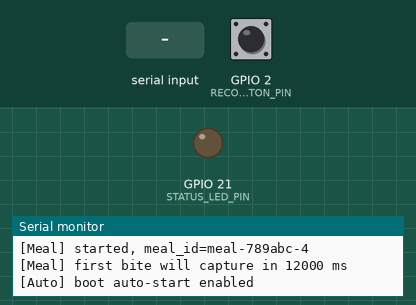
This sketch was run on a simulated Seeed XIAO ESP32-S3. Parts: output pins drawn as LEDs (lit = HIGH), the last lines printed to the serial monitor. Inputs (shaded band) come from the test bench; at power-on: GPIO 2 (RECORD_BUTTON_PIN) HIGH. WiFi joins after 1.5 s; servers stay silent unless stated; uploads are accepted with an empty reply; the camera gives no picture.

Above: at 5.5 s.
5.6 s: "p" received over Serial
At 5.9 s:
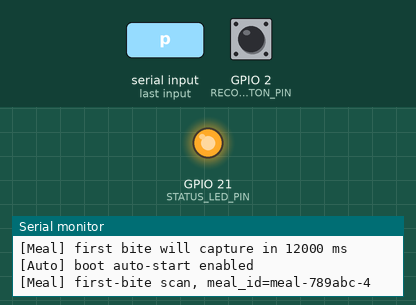
7.6 s: GPIO 2 (RECORD_BUTTON_PIN) pulled LOW for 0.15 s
9.3 s: "f" received over Serial
10.8 s: "e" received over Serial
Timing chart, 0 to 13.3 s (numbered marks = the images above; inputs shaded):
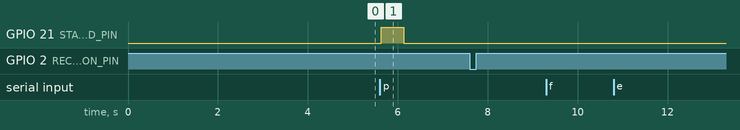

The sketch:

child_spoon_demo.ino
```cpp
/**
 * Child Spoon Demo - full flow version
 * Hardware: Seeed Studio XIAO ESP32S3 Sense + OV5640
 *
 * Serial commands:
 *   p -> first-bite scan
 *   m -> start meal session
 *   f -> upload one spoonful frame
 *   e -> end meal session and request summary
 *   h -> help
 *
 * Wireless spoon demo mode:
 *   The device stays idle after battery power-on. Press the optional record
 *   button, or send "m" over Serial while debugging, to start capture/upload.
 *   After start, it captures the first bite, uploads several spoonful frames,
 *   and then requests a summary automatically.
 *
 * Important:
 * Put this .ino in its own Arduino sketch folder.
 * Do not compile it in the same folder with other standalone .ino files.
 */

#include "esp_camera.h"
#include <WiFi.h>
#include <HTTPClient.h>

// =========================
// User configuration
// =========================
const char* WIFI_SSID = "YOUR_WIFI_SSID";
const char* WIFI_PASSWORD = "YOUR_WIFI_PASSWORD";

// Example:
// const char* SERVER_BASE_URL = "http://192.168.31.20:5000";
// or use your cpolar/ngrok https URL:
// const char* SERVER_BASE_URL = "https://your-public-host";
const char* SERVER_BASE_URL = "http://YOUR_COMPUTER_IP:5000";

// Optional: set a friendly device name
const char* DEVICE_ID = "child-spoon-01";

// Wireless/battery demo settings.
const bool WIRELESS_AUTO_DEMO_MODE = true;   // true starts recording immediately after boot.
const int RECORD_BUTTON_PIN = D1;            // Connect button between D1 and GND. Set to -1 to disable.
const unsigned long AUTO_FIRST_BITE_DELAY_MS = 12000UL;
const unsigned long AUTO_NEXT_MEAL_DELAY_MS = 15000UL;
const bool AUTO_RESTART_AFTER_SUMMARY = false;
const int AUTO_SUMMARY_AFTER_FRAMES = 0;  // 0 keeps one meal active until button/Serial end.

// For automatic spoonful sampling after meal start.
const unsigned long MEAL_FRAME_INTERVAL_MS = 8000UL;

// =========================
// Camera pins for XIAO ESP32S3 Sense + OV5640
// Based on Seeed camera examples.
// =========================
#define PWDN_GPIO_NUM  -1
#define RESET_GPIO_NUM -1
#define XCLK_GPIO_NUM  10
#define SIOD_GPIO_NUM  40
#define SIOC_GPIO_NUM  39
#define Y9_GPIO_NUM    48
#define Y8_GPIO_NUM    11
#define Y7_GPIO_NUM    12
#define Y6_GPIO_NUM    14
#define Y5_GPIO_NUM    16
#define Y4_GPIO_NUM    18
#define Y3_GPIO_NUM    17
#define Y2_GPIO_NUM    15
#define VSYNC_GPIO_NUM 38
#define HREF_GPIO_NUM  47
#define PCLK_GPIO_NUM  13

// =========================
// State
// =========================
String currentMealId = "";
bool mealActive = false;
bool firstBiteUploaded = false;
int uploadedFrameCount = 0;
unsigned long lastMealFrameAt = 0;
unsigned long nextAutoFirstBiteAt = 0;
unsigned long nextAutoMealAt = 0;
bool lastRecordButtonState = HIGH;

#ifdef LED_BUILTIN
const int STATUS_LED_PIN = LED_BUILTIN;
#else
const int STATUS_LED_PIN = -1;
#endif

void setStatusLed(bool on) {
  if (STATUS_LED_PIN >= 0) {
    digitalWrite(STATUS_LED_PIN, on ? HIGH : LOW);
  }
}

bool initCamera() {
  camera_config_t config;
  config.ledc_channel = LEDC_CHANNEL_0;
  config.ledc_timer = LEDC_TIMER_0;
  config.pin_d0 = Y2_GPIO_NUM;
  config.pin_d1 = Y3_GPIO_NUM;
  config.pin_d2 = Y4_GPIO_NUM;
  config.pin_d3 = Y5_GPIO_NUM;
  config.pin_d4 = Y6_GPIO_NUM;
  config.pin_d5 = Y7_GPIO_NUM;
  config.pin_d6 = Y8_GPIO_NUM;
  config.pin_d7 = Y9_GPIO_NUM;
  config.pin_xclk = XCLK_GPIO_NUM;
  config.pin_pclk = PCLK_GPIO_NUM;
  config.pin_vsync = VSYNC_GPIO_NUM;
  config.pin_href = HREF_GPIO_NUM;
  config.pin_sccb_sda = SIOD_GPIO_NUM;
  config.pin_sccb_scl = SIOC_GPIO_NUM;
  config.pin_pwdn = PWDN_GPIO_NUM;
  config.pin_reset = RESET_GPIO_NUM;
  config.xclk_freq_hz = 10000000;
  config.pixel_format = PIXFORMAT_JPEG;

  if (psramFound()) {
    config.frame_size = FRAMESIZE_QVGA;
    config.jpeg_quality = 15;
    config.fb_count = 1;
  } else {
    config.frame_size = FRAMESIZE_QQVGA;
    config.jpeg_quality = 18;
    config.fb_count = 1;
  }

#ifdef CAMERA_FB_IN_PSRAM
  config.fb_location = CAMERA_FB_IN_PSRAM;
#endif

#ifdef CAMERA_GRAB_WHEN_EMPTY
  config.grab_mode = CAMERA_GRAB_WHEN_EMPTY;
#endif

  esp_err_t err = esp_camera_init(&config);
  if (err != ESP_OK) {
    Serial.printf("[Camera] init failed: 0x%x\n", err);
    return false;
  }

  sensor_t* s = esp_camera_sensor_get();
  if (s) {
    s->set_brightness(s, 0);
    s->set_contrast(s, 0);
    s->set_saturation(s, 0);
  }

  Serial.println("[Camera] ready");
  return true;
}

void connectWiFi() {
  WiFi.mode(WIFI_STA);
  WiFi.begin(WIFI_SSID, WIFI_PASSWORD);

  Serial.printf("[WiFi] connecting to %s", WIFI_SSID);
  int attempts = 0;
  while (WiFi.status() != WL_CONNECTED && attempts < 40) {
    delay(500);
    Serial.print(".");
    attempts++;
  }
  Serial.println();

  if (WiFi.status() == WL_CONNECTED) {
    Serial.printf("[WiFi] connected, IP=%s\n", WiFi.localIP().toString().c_str());
  } else {
    Serial.println("[WiFi] connection failed");
  }
}

camera_fb_t* getFreshFrame() {
  for (int i = 0; i < 2; i++) {
    camera_fb_t* throwaway = esp_camera_fb_get();
    if (throwaway) {
      esp_camera_fb_return(throwaway);
    }
    delay(60);
  }
  return esp_camera_fb_get();
}

String uploadMultipart(camera_fb_t* fb, const String& endpoint, const String& mealId, const String& stage) {
  if (WiFi.status() != WL_CONNECTED) {
    connectWiFi();
    if (WiFi.status() != WL_CONNECTED) {
      return "{\"success\":false,\"error\":\"wifi_not_connected\"}";
    }
  }

  String boundary = "----XIAOSpoonBoundary";
  String bodyHead =
    "--" + boundary + "\r\n"
    "Content-Disposition: form-data; name=\"photo\"; filename=\"capture.jpg\"\r\n"
    "Content-Type: image/jpeg\r\n\r\n";

  String bodyMiddle =
    "\r\n--" + boundary + "\r\n"
    "Content-Disposition: form-data; name=\"device_id\"\r\n\r\n" + String(DEVICE_ID) +
    "\r\n--" + boundary + "\r\n"
    "Content-Disposition: form-data; name=\"meal_id\"\r\n\r\n" + mealId +
    "\r\n--" + boundary + "\r\n"
    "Content-Disposition: form-data; name=\"stage\"\r\n\r\n" + stage;

  String bodyTail = "\r\n--" + boundary + "--\r\n";
  size_t totalLen = bodyHead.length() + fb->len + bodyMiddle.length() + bodyTail.length();

  uint8_t* body = (uint8_t*)malloc(totalLen);
  if (!body) {
    return "{\"success\":false,\"error\":\"malloc_failed\"}";
  }

  size_t pos = 0;
  memcpy(body + pos, bodyHead.c_str(), bodyHead.length());
  pos += bodyHead.length();
  memcpy(body + pos, fb->buf, fb->len);
  pos += fb->len;
  memcpy(body + pos, bodyMiddle.c_str(), bodyMiddle.length());
  pos += bodyMiddle.length();
  memcpy(body + pos, bodyTail.c_str(), bodyTail.length());

  String url = String(SERVER_BASE_URL) + endpoint;
  HTTPClient http;
  WiFiClient client;

  if (!http.begin(client, url)) {
    free(body);
    return "{\"success\":false,\"error\":\"http_begin_failed\"}";
  }

  http.addHeader("Content-Type", "multipart/form-data; boundary=" + boundary);
  http.setTimeout(30000);

  Serial.printf("[HTTP] POST %s (%u bytes)\n", url.c_str(), (unsigned int)fb->len);
  int httpCode = http.POST(body, totalLen);
  free(body);

  String response;
  if (httpCode > 0) {
    response = http.getString();
  } else {
    response = "{\"success\":false,\"error\":\"post_failed\"}";
    Serial.printf("[HTTP] error: %s\n", http.errorToString(httpCode).c_str());
  }

  http.end();
  return response;
}

String postJsonSummary() {
  if (WiFi.status() != WL_CONNECTED) {
    connectWiFi();
    if (WiFi.status() != WL_CONNECTED) {
      return "{\"success\":false,\"error\":\"wifi_not_connected\"}";
    }
  }

  String url = String(SERVER_BASE_URL) + "/api/summary";
  String payload = "{\"meal_id\":\"" + currentMealId + "\",\"device_id\":\"" + String(DEVICE_ID) + "\"}";

  HTTPClient http;
  WiFiClient client;
  if (!http.begin(client, url)) {
    return "{\"success\":false,\"error\":\"http_begin_failed\"}";
  }

  http.addHeader("Content-Type", "application/json");
  http.setTimeout(20000);
  int httpCode = http.POST(payload);

  String response;
  if (httpCode > 0) {
    response = http.getString();
  } else {
    response = "{\"success\":false,\"error\":\"post_failed\"}";
  }

  http.end();
  return response;
}

String newMealId() {
  uint32_t chip = (uint32_t)(ESP.getEfuseMac() & 0xFFFFFF);
  unsigned long nowSec = millis() / 1000UL;
  char buf[40];
  snprintf(buf, sizeof(buf), "meal-%06lx-%lu", (unsigned long)chip, nowSec);
  return String(buf);
}

bool uploadSucceeded(const String& response) {
  return response.indexOf("\"success\":true") >= 0 || response.indexOf("\"success\": true") >= 0;
}

bool doPremealScan() {
  if (currentMealId.length() == 0) {
    currentMealId = newMealId();
  }
  Serial.printf("[Meal] first-bite scan, meal_id=%s\n", currentMealId.c_str());

  setStatusLed(true);
  camera_fb_t* fb = getFreshFrame();
  if (!fb) {
    Serial.println("[Camera] first-bite capture failed");
    setStatusLed(false);
    return false;
  }

  String response = uploadMultipart(fb, "/api/premeal", currentMealId, "premeal");
  esp_camera_fb_return(fb);
  setStatusLed(false);

  Serial.println("[Meal] first-bite result:");
  Serial.println(response);
  bool ok = uploadSucceeded(response);
  firstBiteUploaded = ok;
  if (!ok) {
    Serial.println("[Meal] first-bite upload failed, will retry");
  }
  return ok;
}

void startMealSession() {
  if (currentMealId.length() == 0) {
    currentMealId = newMealId();
    firstBiteUploaded = false;
    uploadedFrameCount = 0;
  }
  mealActive = true;
  lastMealFrameAt = millis();
  nextAutoFirstBiteAt = millis() + AUTO_FIRST_BITE_DELAY_MS;
  Serial.printf("[Meal] started, meal_id=%s\n", currentMealId.c_str());
  Serial.printf("[Meal] first bite will capture in %lu ms\n", AUTO_FIRST_BITE_DELAY_MS);
}

bool uploadMealFrame() {
  if (!mealActive || currentMealId.length() == 0) {
    Serial.println("[Meal] no active meal session");
    return false;
  }

  setStatusLed(true);
  camera_fb_t* fb = getFreshFrame();
  if (!fb) {
    Serial.println("[Camera] meal frame capture failed");
    setStatusLed(false);
    return false;
  }

  String response = uploadMultipart(fb, "/api/frame", currentMealId, "inmeal");
  esp_camera_fb_return(fb);
  setStatusLed(false);

  Serial.println("[Meal] frame result:");
  Serial.println(response);
  bool ok = uploadSucceeded(response);
  if (ok) {
    uploadedFrameCount++;
  } else {
    Serial.println("[Meal] frame upload failed, not counted");
  }
  return ok;
}

void endMealSession() {
  if (currentMealId.length() == 0) {
    Serial.println("[Meal] nothing to summarize");
    return;
  }

  mealActive = false;
  String response = postJsonSummary();
  Serial.println("[Meal] summary:");
  Serial.println(response);
  currentMealId = "";
  firstBiteUploaded = false;
  uploadedFrameCount = 0;
  if (WIRELESS_AUTO_DEMO_MODE && AUTO_RESTART_AFTER_SUMMARY) {
    nextAutoMealAt = millis() + AUTO_NEXT_MEAL_DELAY_MS;
    Serial.printf("[Auto] next meal will start in %lu ms\n", AUTO_NEXT_MEAL_DELAY_MS);
  }
}

void printHelp() {
  Serial.println();
  Serial.println("=== Child Spoon Demo Commands ===");
  Serial.println("p : first-bite scan");
  Serial.println("m : start meal session");
  Serial.println("f : upload one spoonful frame");
  Serial.println("e : end meal and request summary");
  Serial.println("h : help");
  Serial.println("button : press record button to start/end a meal");
  Serial.printf("boot auto-start : %s\n", WIRELESS_AUTO_DEMO_MODE ? "on" : "off");
  Serial.println();
}

void setup() {
  Serial.begin(115200);
  delay(2500);

  if (STATUS_LED_PIN >= 0) {
    pinMode(STATUS_LED_PIN, OUTPUT);
    digitalWrite(STATUS_LED_PIN, LOW);
  }

  if (RECORD_BUTTON_PIN >= 0) {
    pinMode(RECORD_BUTTON_PIN, INPUT_PULLUP);
    lastRecordButtonState = digitalRead(RECORD_BUTTON_PIN);
  }

  Serial.println("\n=== Child Spoon Demo Boot ===");
  if (!initCamera()) {
    Serial.println("[Fatal] camera init failed");
    while (true) {
      delay(1000);
    }
  }

  connectWiFi();
  printHelp();

  if (WIRELESS_AUTO_DEMO_MODE) {
    startMealSession();
    Serial.println("[Auto] boot auto-start enabled");
  } else {
    Serial.println("[Auto] idle after boot; press button or send 'm' to start");
  }
}

void loop() {
  if (RECORD_BUTTON_PIN >= 0) {
    bool currentButtonState = digitalRead(RECORD_BUTTON_PIN);
    if (lastRecordButtonState == HIGH && currentButtonState == LOW) {
      if (mealActive) {
        endMealSession();
      } else {
        startMealSession();
      }
      delay(250);
    }
    lastRecordButtonState = currentButtonState;
  }

  if (Serial.available() > 0) {
    char cmd = (char)Serial.read();
    if (cmd == 'p') {
      doPremealScan();
      lastMealFrameAt = millis();
    } else if (cmd == 'm') {
      startMealSession();
    } else if (cmd == 'f') {
      uploadMealFrame();
    } else if (cmd == 'e') {
      endMealSession();
    } else if (cmd == 'h') {
      printHelp();
    }
  }

  unsigned long now = millis();

  if (WIRELESS_AUTO_DEMO_MODE && !mealActive && currentMealId.length() == 0 && nextAutoMealAt > 0 && now >= nextAutoMealAt) {
    startMealSession();
    nextAutoMealAt = 0;
  }

  if (mealActive && !firstBiteUploaded && now >= nextAutoFirstBiteAt) {
    bool ok = doPremealScan();
    lastMealFrameAt = now;
    if (!ok) {
      nextAutoFirstBiteAt = now + MEAL_FRAME_INTERVAL_MS;
    }
  }

  if (mealActive && firstBiteUploaded && now - lastMealFrameAt >= MEAL_FRAME_INTERVAL_MS) {
    lastMealFrameAt = now;
    uploadMealFrame();

    if (AUTO_SUMMARY_AFTER_FRAMES > 0 && uploadedFrameCount >= AUTO_SUMMARY_AFTER_FRAMES) {
      endMealSession();
    }
  }

  if (WiFi.status() != WL_CONNECTED) {
    delay(1000);
    connectWiFi();
  }

  delay(50);
}
```

Measured:
- after the input at 5.6 s, GPIO 21 (STATUS_LED_PIN): LOW → HIGH at once, → LOW 0.50 s later
